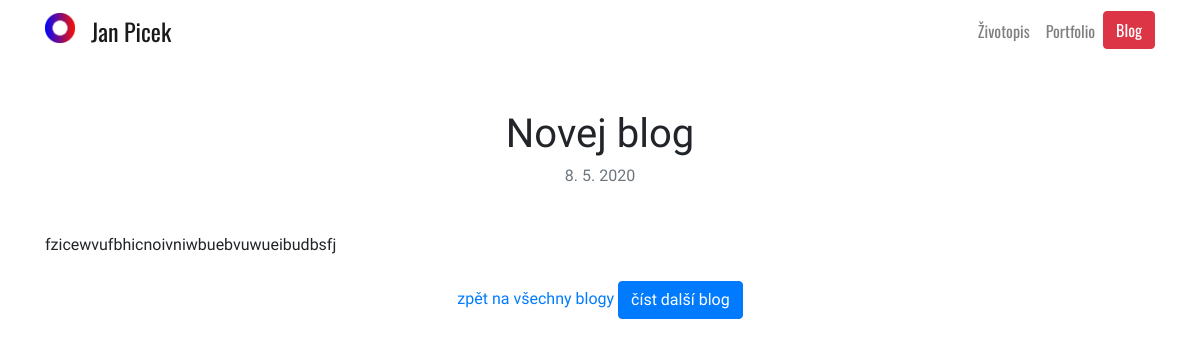
Page /blog/3/ on the committed database.
### blog/models.py (models this page shows, shortened)
class Blog(models.Model):
    title = models.CharField(max_length=200)
    description = models.TextField()
    date = models.DateField()

### blog/views.py (the view)
# urls.py: path('<int:blog_id>/', views.detail, name='detail'),
def detail(request, blog_id):
    blog = get_object_or_404(Blog,pk=blog_id)
    return render(request, 'blog/detail.html',{'blog':blog})

### blog/templates/blog/detail.html
{% extends 'base.html' %}
{% block content %}
<h1 class="mt-5" id="blogdetailtitle">{{ blog.title }}</h1>
<h6 class="text-muted mb-5">{{ blog.date|date:'j. n. Y' }}</h6>
<div class="text-left">
  {{ blog.description|safe }}
</div>
<br>
{% if blog.id|add:"1" %}
<a href="{% url 'blog:all_blogs' %}" class="text-decoration-none mt-5 pb-5">zpět na všechny blogy</a>
<a class="btn btn-primary" href="../{{ blog.id }}" role="button">číst další blog</a>
{% endif %}
{% endblock %}

### portfolio/static/portfolio/custom.css (style rules this page uses)
body { font-family: 'Oxygen', sans-serif; }

### rows in the picture
Blog: title "Novej blog", date "8. 5. 2020", description "fzicewvufbhicnoivniwbuebvuwueibudbsfj"
